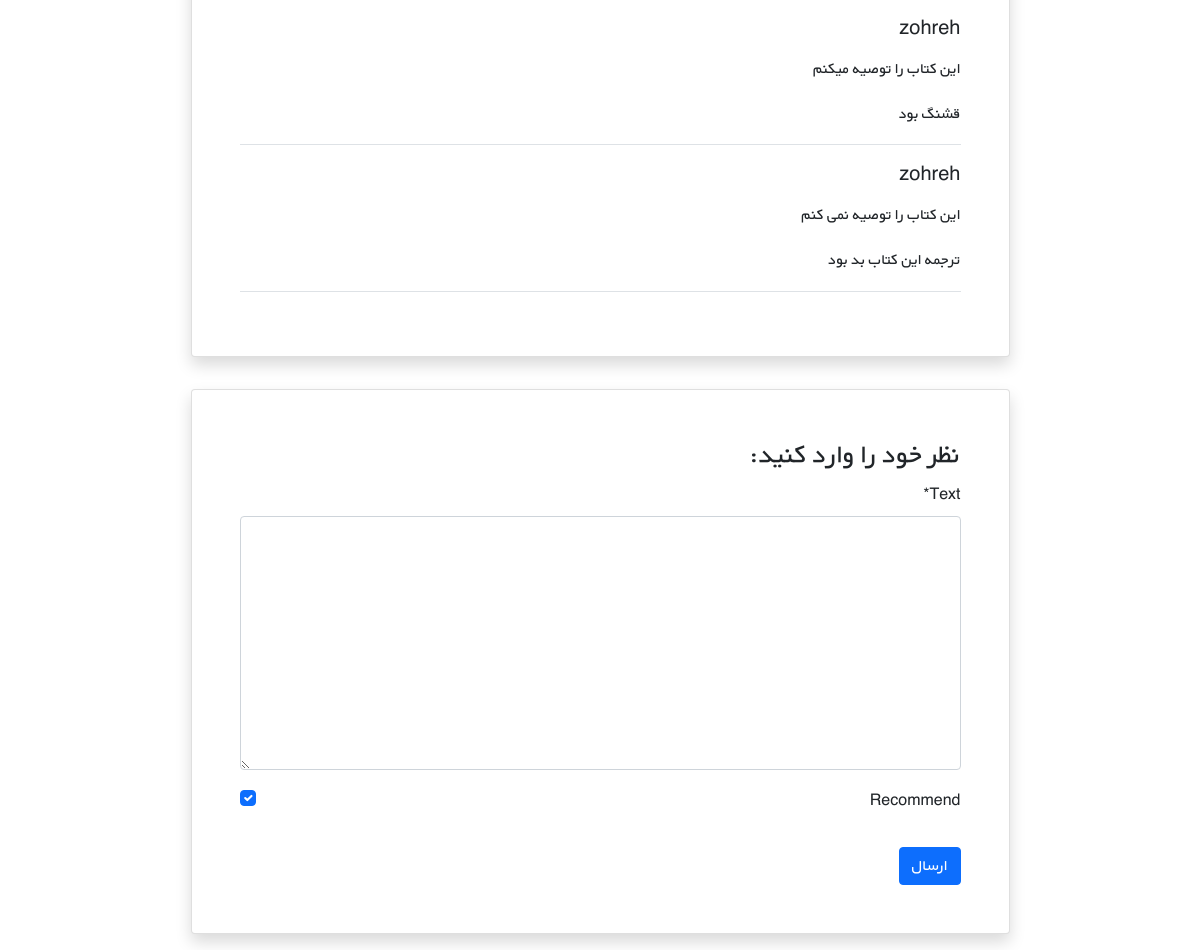
Page /books/9/ (signed in, lower part) on the earlier database version.
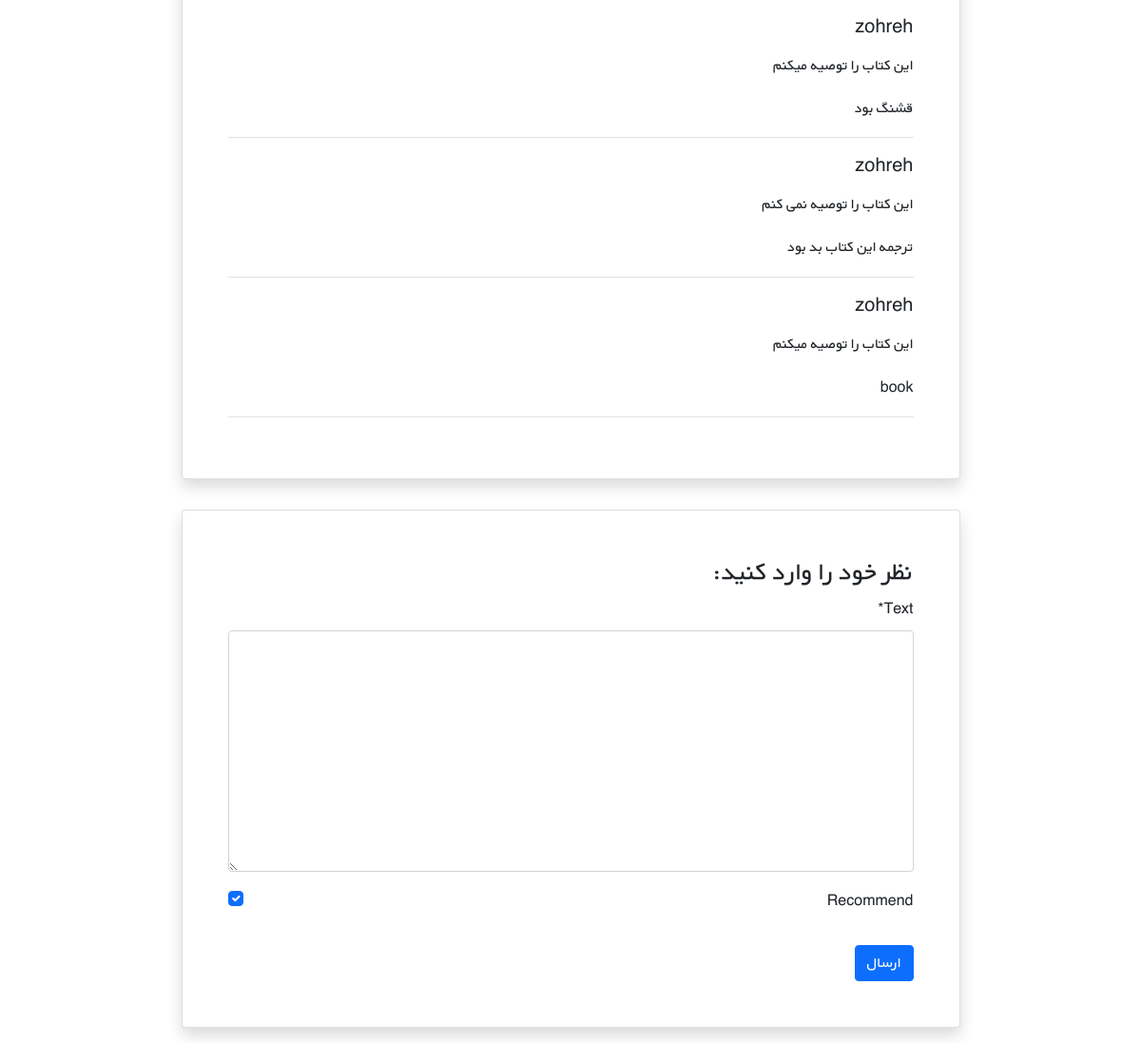
Same page on the later database version.
### books/models.py (models this page shows, shortened)
class Comment(models.Model):
    user = models.ForeignKey(get_user_model(),on_delete=models.CASCADE)
    book = models.ForeignKey(Book, on_delete=models.CASCADE, related_name='comments')
    text = models.TextField()
    is_active = models.BooleanField(default=True)
    recommend = models.BooleanField(default=True)
    datetime_created = models.DateTimeField(auto_now_add=True)

### accounts/models.py (models this page shows)
class CustomUser(AbstractUser):
    age = models.PositiveIntegerField(null=True, blank=True)

### books/views.py (the view)
# urls.py: path('<int:pk>/', book_detail_view, name='book_detail'),
@login_required
def book_detail_view(request, pk):
    book = get_object_or_404(Book, pk=pk)
    book_comments = book.comments.all()
    if request.method == 'POST':
        comment_form = CommentForm(request.POST)
        if comment_form .is_valid():
            new_comment = comment_form.save(commit=False)
            new_comment.book = book
            new_comment.user = request.user
            new_comment.save()
            comment_form = CommentForm()
    else:
        comment_form = CommentForm()
    return render(request, 'books/book_detail.html', {
        'book': book,
        'comments': book_comments,
        'comment_form': comment_form,
    })

### books/forms.py
class CommentForm(forms.ModelForm):
    class Meta:
        model = Comment
        fields = ('text', 'recommend',)

### books/templates/books/book_detail.html (shortened to what this page needs)
{% extends '_base.html' %}
{% load crispy_forms_tags %}
{% block content %}
    <div class="container mt-5" dir="rtl">
        <div class="">
            <div class="">
                <div class="d-flex justify-content-center">
                    <div class="card shadow my-3 p-5 w-sm-75 w-100">
                        {% for comment in comments %}
                            {% if comment.is_active %}
                                <div class="border-bottom mb-3">
                                    <h5 class="mb-3">{{ comment.user.username }}</h5>
                                    {% if comment.recommend %}
                                        <p>این کتاب را توصیه میکنم</p>
                                    {% else %}
                                        <p>این کتاب را توصیه نمی کنم</p>
                                    {% endif %}
                                    <p>{{ comment.text|linebreaks }}</p>
                                </div>
                            {% endif %}
                        {% endfor %}
                    </div>
                </div>
                <div class="d-flex justify-content-center">
                    <div class="card shadow my-3 p-5 w-sm-75 w-100">
                        <h3>نظر خود را وارد کنید:</h3>
                        <form method="POST">
                            {{ comment_form|crispy }}
                            <button type="submit" class="btn btn-primary mt-3">ارسال</button>
                        </form>
                    </div>
                </div>
            </div>
        </div>
    </div>
{% endblock %}

Differences in the rows shown:
added Comment: user.username "zohreh", recommend "این کتاب را توصیه میکنم", text "book"
